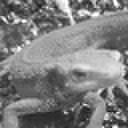

Recreate this plot in Python.
import cv2
import numpy as np
import matplotlib.pyplot as plt

# Read image
img = cv2.imread("imori.jpg").astype(np.float32)
H, W, C = img.shape

# Gray scale
gray = 0.2126 * img[..., 2] + 0.7152 * img[..., 1] + 0.0722 * img[..., 0]

# DCT
T = 8
K = 4
X = np.zeros((H, W), dtype=np.float64)
#indx = np.tile(np.arange(T), (T, 1))
#indy = np.arange(T).repeat(T).reshape(T, -1)
#dct = np.ones_like(indx, dtype=np.float32)
#dct[:, 0] /= np.sqrt(2)
#dct[0] /= np.sqrt(2)

def w(x, y, u, v):
    cu = 1.
    cv = 1.
    if u == 0:
        cu /= np.sqrt(2)
    if v == 0:
        cv /= np.sqrt(2)
    theta = np.pi / (2 * T)
    return (( 2 * cu * cv / T) * np.cos((2*x+1)*u*theta) * np.cos((2*y+1)*v*theta))
    
for yi in range(0, H, T):
    for xi in range(0, W, T):
        for v in range(T):
            for u in range(T):
                for y in range(T):
                    for x in range(T):
                        X[v+yi, u+xi] += gray[y+yi, x+xi] * w(x,y,u,v)
                """
                _x = indx + xi * T
                _y = indy + yi * T
                _u = u + xi * T
                _v = v + yi * T
                X[_v, _u] = np.sum(C * gray[_y, _x] * np.cos((2*indx+1)*u*np.pi/(2*T)) * np.cos((2*indy+1)*v*np.pi/(2*T)))
                """

# IDCT
out = np.zeros((H, W), dtype=np.float64)

for yi in range(0, H, T):
    for xi in range(0, W, T):
        for y in range(T):
            for x in range(T):
                for v in range(K):
                    for u in range(K):
                        out[y+yi, x+xi] += X[v+yi, u+xi] * w(x,y,u,v)
                """
                _u = indx + xi * T
                _v = indy + yi * T
                _x = x + yi * T
                _y = y + xi * T
                out[_y, _x] = np.sum(C * X[_v, _u] * np.cos((2*x+1)*indx*np.pi/(2*T)) * np.cos((2*y+1)*indy*np.pi/(2*T))) * 4. / (T ** 2)
                """

out[out>255] = 255
out = np.floor(out).astype(np.uint8)

# MSE
v_max = 255.
mse = np.sum(np.power(np.abs(gray.astype(np.float32) - out.astype(np.float32)), 2)) / (H * W)
psnr = 10 * np.log10(v_max ** 2 / mse)

print("PSNR >>", psnr)

bitrate = 1. * T * K ** 2 / (T ** 2)
print("bitrate >>", bitrate)

# Save result
cv2.imshow("result", out)
cv2.waitKey(0)
cv2.imwrite("out.jpg", out)
